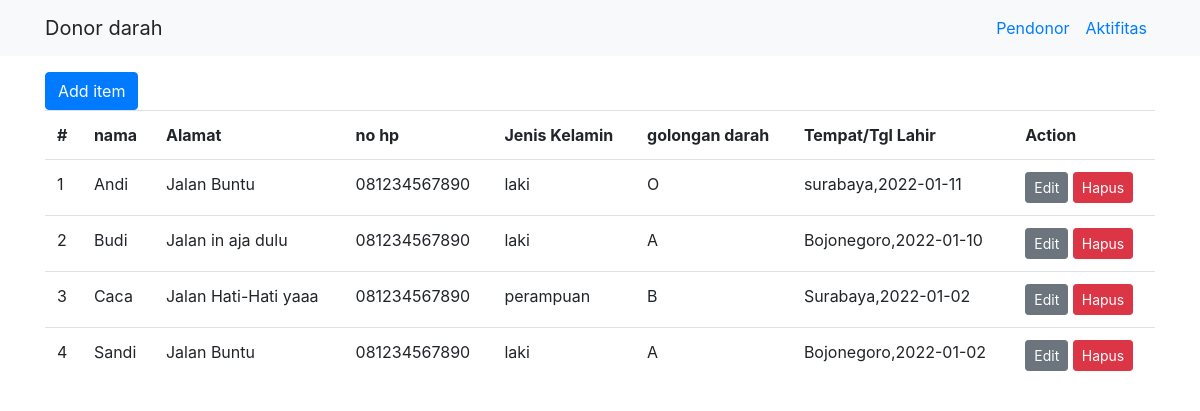
The app's page /index.php?act=pendonor/view with its own data.
### tables this page shows
CREATE TABLE `pendonor` (
  `id` int(11) NOT NULL,
  `nama` varchar(100) NOT NULL,
  `tempat_lahir` varchar(50) NOT NULL,
  `tanggal_lahir` date NOT NULL,
  `jenis_kelamin` int(1) NOT NULL,
  `golongan_darah` char(2) NOT NULL,
  `nomor_hp` char(13) NOT NULL,
  `alamat` text NOT NULL,
  `kecamatan` char(10) NOT NULL,
  `desa` char(16) NOT NULL,
  `status` int(1) NOT NULL
);

### pendonor/view.php (the view)
<a class="btn btn-primary" href="?act=pendonor/add">Add item</a>
<table class="table">
	<tr>
		<th>#</th>
		<th>nama</th>
		<th>Alamat</th>
		<th>no hp</th>
		<th>Jenis Kelamin</th>
		<th>golongan darah</th>
		<th>Tempat/Tgl Lahir</th>
		<th>Action</th>
	</tr>
<?php
$sql = $con->query("SELECT * FROM pendonor");
$no=1;
while($row = $sql->fetch_object()) {
	echo "<tr>
			<td>".($no++)."</td>
			<td>{$row->nama}</td>
			<td>{$row->alamat}</td>
			<td>{$row->nomor_hp}</td>
			<td>";echo $row->jenis_kelamin==1?"laki":"perampuan"; echo"</td>
			<td>{$row->golongan_darah}</td>
			<td>{$row->tempat_lahir},{$row->tanggal_lahir}</td>
			<td>
				<a class='btn btn-sm btn-secondary' href='?act=pendonor/edit&id={$row->id}'>Edit</a>
				<a class='btn btn-sm btn-danger' href='?act=pendonor/del&id={$row->id}'>Hapus</a>
			</td>
		 </tr>";
}
?>
</table>

### index.php (shortened to what this page needs)
<!DOCTYPE html PUBLIC "-//W3C//DTD XHTML 1.0 Transitional//EN" "http://www.w3.org/TR/xhtml1/DTD/xhtml1-transitional.dtd">
<html xmlns="http://www.w3.org/1999/xhtml" xml:lang="en" lang="en">
<head>
	<link rel="stylesheet" type="text/css" href="asset/css/bootstrap.min.css" />
</head>
<body>
	<nav class="navbar navbar-expand-sm bg-light">
	<div class="container">
		<a class="navbar-brand">Donor darah</a>
		<ul class="navbar-nav">
			<li class="nav-item"><a href="index.php?act=pendonor/view" class="nav-link">Pendonor</a></li>
			<li class="nav-item"><a href="index.php?act=aktifi/view" class="nav-link">Aktifitas</a></li>
		</ul>
	</div>
	</nav>
	<div class="container mt-3">
	<?php
	if(isset($_GET['act'])) {
		include $_GET['act'].'.php';
	}
	?>
	</div>
</body>
</html>

### records on screen
pendonor: nama "Andi", alamat "Jalan Buntu", nomor_hp "081234567890", jenis_kelamin "laki", golongan_darah "O", tempat_lahir "surabaya", tanggal_lahir "2022-01-11"
pendonor: nama "Budi", alamat "Jalan in aja dulu", nomor_hp "081234567890", jenis_kelamin "laki", golongan_darah "A", tempat_lahir "Bojonegoro", tanggal_lahir "2022-01-10"
pendonor: nama "Caca", alamat "Jalan Hati-Hati yaaa", nomor_hp "081234567890", jenis_kelamin "perampuan", golongan_darah "B", tempat_lahir "Surabaya", tanggal_lahir "2022-01-02"
pendonor: nama "Sandi", alamat "Jalan Buntu", nomor_hp "081234567890", jenis_kelamin "laki", golongan_darah "A", tempat_lahir "Bojonegoro", tanggal_lahir "2022-01-02"
